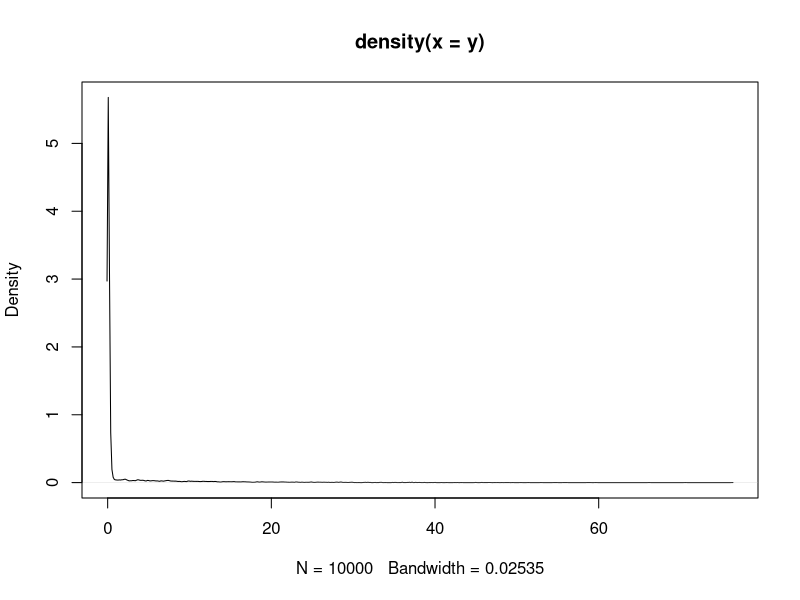

This chart was generated by the following R code: (Note: a time limit stopped this script after it produced the figure.)
library(magrittr)


# k-Mixture Exponential Model
k = 2

# Data Generation
n = 10000
pi.TRUE     = c(0.2, 0.8)
lambda.TRUE = c(0.1, 10)

set.seed(1)
z.TRUE = sample(1:k, size = n, replace = T, prob = pi.TRUE)
y = sapply(z.TRUE, function(z) rexp(1, lambda.TRUE[z]))

plot(density(y))


##################################################
# EM Algorithm
# (1) Set initial values (by k-means)
set.seed(1)
cluster.kmeans = kmeans(y, centers = k)
init = list(pi = as.numeric(table(cluster.kmeans$cluster)/n)[order(cluster.kmeans$centers[,1])],
            lambda = as.numeric(1/sort(cluster.kmeans$centers[,1])))

# (2) Algorithm
mixture_exponential <- function(y, init, tol = 1e-05, max.iter = 5000) {
  n = length(y)
  k = length(init$pi)
  
  # E-step
  pi_after      = init$pi
  lambda_after  = init$lambda
  
  # M-step
  pi_before     = numeric(k)
  lambda_before = numeric(k)
  
  iter = 0
  while ((any(abs(lambda_before - lambda_after)/(lambda_before + 1e-04) > tol) | any(abs(pi_before - pi_after)/(pi_before + 1e-04) > tol)) & iter < max.iter) {
    # E-step
    pi_before = pi_after
    lambda_before = lambda_after
    w = t(replicate(n, pi_before)) * outer(y, lambda_before, dexp) / replicate(k, rowSums(t(replicate(n, pi_before)) * outer(y, lambda_before, dexp)))
    
    # M-step
    pi_after = colSums(w)/n
    lambda_after = colSums(w)/colSums(w*y)
    iter <- iter + 1
    
    cat('Iteration: ', iter, '\n')
  }
  
  # log likelihood
  w = t(replicate(n, pi_after)) * outer(y, lambda_after, dexp) / replicate(k, rowSums(t(replicate(n, pi_after)) * outer(y, lambda_after, dexp)))
  loglik = sum(w * log(t(replicate(n, pi_after)) * outer(y, lambda_after, dexp)))
  
  return(list(iter = iter, loglik = loglik, init = init, pi = pi_after, lambda = lambda_after, iter = iter, n = n, k = k, max.iter = max.iter))
}

# (3) Execute iteration

#----------------------k=2, n=10000-------------------------#
re1 = unlist(mixture_exponential(y, init,  max.iter = 1))
re2 = unlist(mixture_exponential(y, init,  max.iter = 3))
re3 = unlist(mixture_exponential(y, init,  max.iter = 100))

#----------------------k=2, n=1000-------------------------#
n = 1000
pi.TRUE     = c(0.2, 0.8)
lambda.TRUE = c(0.1, 10)

set.seed(1)
z.TRUE = sample(1:k, size = n, replace = T, prob = pi.TRUE)
y = sapply(z.TRUE, function(z) rexp(1, lambda.TRUE[z]))
set.seed(1)
cluster.kmeans = kmeans(y, centers = k)
init = list(pi = as.numeric(table(cluster.kmeans$cluster)/n)[order(cluster.kmeans$centers[,1])],
            lambda = as.numeric(1/sort(cluster.kmeans$centers[,1])))
re4 = unlist(mixture_exponential(y, init,  max.iter = 1))
re5 = unlist(mixture_exponential(y, init,  max.iter = 3))
re6 = unlist(mixture_exponential(y, init,  max.iter = 100))

k2 = rbind(re1, re2, re3, re4, re5, re6)


#----------------------k=3, n=10000-------------------------#
k = 3
n = 10000
pi.TRUE     = c(0.2, 0.4, 0.4)
lambda.TRUE = c(0.1, 5, 20)

set.seed(1)
z.TRUE = sample(1:k, size = n, replace = T, prob = pi.TRUE)
y = sapply(z.TRUE, function(z) rexp(1, lambda.TRUE[z]))
set.seed(1)
cluster.kmeans = kmeans(y, centers = k)
init = list(pi = as.numeric(table(cluster.kmeans$cluster)/n)[order(cluster.kmeans$centers[,1])],
            lambda = as.numeric(1/sort(cluster.kmeans$centers[,1])))
re7 = unlist(mixture_exponential(y, init,  max.iter = 5))
re8 = unlist(mixture_exponential(y, init,  max.iter = 30))
re9 = unlist(mixture_exponential(y, init,  max.iter = 1000))

#----------------------k=3, n=1000-------------------------#
k = 3
n = 1000
pi.TRUE     = c(0.2, 0.4, 0.4)
lambda.TRUE = c(0.1, 5, 20)

set.seed(1)
z.TRUE = sample(1:k, size = n, replace = T, prob = pi.TRUE)
y = sapply(z.TRUE, function(z) rexp(1, lambda.TRUE[z]))
set.seed(1)
cluster.kmeans = kmeans(y, centers = k)
init = list(pi = as.numeric(table(cluster.kmeans$cluster)/n)[order(cluster.kmeans$centers[,1])],
            lambda = as.numeric(1/sort(cluster.kmeans$centers[,1])))
re10 = unlist(mixture_exponential(y, init,  max.iter = 5))
re11 = unlist(mixture_exponential(y, init,  max.iter = 30))
re12 = unlist(mixture_exponential(y, init,  max.iter = 1000))

k3 = rbind(re7, re8, re9, re10, re11, re12)


#----------------------k=4, n=10000-------------------------#
k = 4
n = 10000
pi.TRUE     = c(0.2, 0.1, 0.3, 0.4)
lambda.TRUE = c(0.05, 0.5, 5, 50)

set.seed(1)
z.TRUE = sample(1:k, size = n, replace = T, prob = pi.TRUE)
y = sapply(z.TRUE, function(z) rexp(1, lambda.TRUE[z]))
set.seed(1)
cluster.kmeans = kmeans(y, centers = k)
init = list(pi = as.numeric(table(cluster.kmeans$cluster)/n)[order(cluster.kmeans$centers[,1])],
            lambda = as.numeric(1/sort(cluster.kmeans$centers[,1])))
re13 = unlist(mixture_exponential(y, init,  max.iter = 1))
re14 = unlist(mixture_exponential(y, init,  max.iter = 5))

#----------------------k=4, n=1000-------------------------#
k = 4
n = 1000
pi.TRUE     = c(0.2, 0.1, 0.3, 0.4)
lambda.TRUE = c(0.05, 0.5, 5, 50)

set.seed(1)
z.TRUE = sample(1:k, size = n, replace = T, prob = pi.TRUE)
y = sapply(z.TRUE, function(z) rexp(1, lambda.TRUE[z]))
set.seed(1)
cluster.kmeans = kmeans(y, centers = k)
init = list(pi = as.numeric(table(cluster.kmeans$cluster)/n)[order(cluster.kmeans$centers[,1])],
            lambda = as.numeric(1/sort(cluster.kmeans$centers[,1])))
re15 = unlist(mixture_exponential(y, init,  max.iter = 1))
re16 = unlist(mixture_exponential(y, init,  max.iter = 5))

k4 = rbind(re13, re14, re15, re16)


# Then we want to see what will happen if we remove NaN
mixture_exponential <- function(y, init, tol = 1e-05, max.iter = 5000) {
  n = length(y)
  k = length(init$pi)
  
  # E-step
  pi_after      = init$pi
  lambda_after  = init$lambda
  
  # M-step
  pi_before     = numeric(k)
  lambda_before = numeric(k)
  
  iter = 0
  while ((any(abs(lambda_before - lambda_after)/(lambda_before + 1e-04) > tol) | any(abs(pi_before - pi_after)/(pi_before + 1e-04) > tol)) & iter < max.iter) {
    # E-step
    pi_before = pi_after
    lambda_before = lambda_after
    w = t(replicate(n, pi_before)) * outer(y, lambda_before, dexp) / replicate(k, rowSums(t(replicate(n, pi_before)) * outer(y, lambda_before, dexp)))
    
    # M-step
    pi_after = colSums(w)/n
    lambda_after = colSums(w)/colSums(w*y)
    iter <- iter + 1
    
    cat('Iteration: ', iter, '\n')
  }
  
  # log likelihood
  w = t(replicate(n, pi_after)) * outer(y, lambda_after, dexp) / replicate(k, rowSums(t(replicate(n, pi_after)) * outer(y, lambda_after, dexp)))
  loglik = sum(w * log(t(replicate(n, pi_after)) * outer(y, lambda_after, dexp)), na.rm = T)
  
  return(list(iter = iter, loglik = loglik, init = init, pi = pi_after, lambda = lambda_after, iter = iter, n = n, k = k, max.iter = max.iter))
}

#----------------------k=2, n=10000-------------------------#
n = 10000
k = 2
pi.TRUE     = c(0.2, 0.8)
lambda.TRUE = c(0.1, 10)

set.seed(1)
z.TRUE = sample(1:k, size = n, replace = T, prob = pi.TRUE)
y = sapply(z.TRUE, function(z) rexp(1, lambda.TRUE[z]))
set.seed(1)
cluster.kmeans = kmeans(y, centers = k)
init = list(pi = as.numeric(table(cluster.kmeans$cluster)/n)[order(cluster.kmeans$centers[,1])],
            lambda = as.numeric(1/sort(cluster.kmeans$centers[,1])))
re17 = unlist(mixture_exponential(y, init,  max.iter = 1))
re18 = unlist(mixture_exponential(y, init,  max.iter = 3))
re19 = unlist(mixture_exponential(y, init,  max.iter = 100))

#----------------------k=2, n=1000-------------------------#
n = 1000
pi.TRUE     = c(0.2, 0.8)
lambda.TRUE = c(0.1, 10)

set.seed(1)
z.TRUE = sample(1:k, size = n, replace = T, prob = pi.TRUE)
y = sapply(z.TRUE, function(z) rexp(1, lambda.TRUE[z]))
set.seed(1)
cluster.kmeans = kmeans(y, centers = k)
init = list(pi = as.numeric(table(cluster.kmeans$cluster)/n)[order(cluster.kmeans$centers[,1])],
            lambda = as.numeric(1/sort(cluster.kmeans$centers[,1])))
re20 = unlist(mixture_exponential(y, init,  max.iter = 1))
re21 = unlist(mixture_exponential(y, init,  max.iter = 3))
re22 = unlist(mixture_exponential(y, init,  max.iter = 100))

k2_removena = rbind(re17, re18, re19, re20, re21, re22)


#----------------------k=3, n=10000-------------------------#
k = 3
n = 10000
pi.TRUE     = c(0.2, 0.4, 0.4)
lambda.TRUE = c(0.1, 5, 20)

set.seed(1)
z.TRUE = sample(1:k, size = n, replace = T, prob = pi.TRUE)
y = sapply(z.TRUE, function(z) rexp(1, lambda.TRUE[z]))
set.seed(1)
cluster.kmeans = kmeans(y, centers = k)
init = list(pi = as.numeric(table(cluster.kmeans$cluster)/n)[order(cluster.kmeans$centers[,1])],
            lambda = as.numeric(1/sort(cluster.kmeans$centers[,1])))
re23 = unlist(mixture_exponential(y, init,  max.iter = 5))
re24 = unlist(mixture_exponential(y, init,  max.iter = 30))
re25 = unlist(mixture_exponential(y, init,  max.iter = 1000))

#----------------------k=3, n=1000-------------------------#
k = 3
n = 1000
pi.TRUE     = c(0.2, 0.4, 0.4)
lambda.TRUE = c(0.1, 5, 20)

set.seed(1)
z.TRUE = sample(1:k, size = n, replace = T, prob = pi.TRUE)
y = sapply(z.TRUE, function(z) rexp(1, lambda.TRUE[z]))
set.seed(1)
cluster.kmeans = kmeans(y, centers = k)
init = list(pi = as.numeric(table(cluster.kmeans$cluster)/n)[order(cluster.kmeans$centers[,1])],
            lambda = as.numeric(1/sort(cluster.kmeans$centers[,1])))
re26 = unlist(mixture_exponential(y, init,  max.iter = 5))
re27 = unlist(mixture_exponential(y, init,  max.iter = 30))
re28 = unlist(mixture_exponential(y, init,  max.iter = 1000))

k3_removena = rbind(re23, re24, re25, re26, re27, re28)


#----------------------k=4, n=10000-------------------------#
k = 4
n = 10000
pi.TRUE     = c(0.2, 0.1, 0.3, 0.4)
lambda.TRUE = c(0.05, 0.5, 5, 50)

set.seed(1)
z.TRUE = sample(1:k, size = n, replace = T, prob = pi.TRUE)
y = sapply(z.TRUE, function(z) rexp(1, lambda.TRUE[z]))
set.seed(1)
cluster.kmeans = kmeans(y, centers = k)
init = list(pi = as.numeric(table(cluster.kmeans$cluster)/n)[order(cluster.kmeans$centers[,1])],
            lambda = as.numeric(1/sort(cluster.kmeans$centers[,1])))
re29 = unlist(mixture_exponential(y, init,  max.iter = 1))
re30 = unlist(mixture_exponential(y, init,  max.iter = 5))

#----------------------k=4, n=1000-------------------------#
k = 4
n = 1000
pi.TRUE     = c(0.2, 0.1, 0.3, 0.4)
lambda.TRUE = c(0.05, 0.5, 5, 50)

set.seed(1)
z.TRUE = sample(1:k, size = n, replace = T, prob = pi.TRUE)
y = sapply(z.TRUE, function(z) rexp(1, lambda.TRUE[z]))
set.seed(1)
cluster.kmeans = kmeans(y, centers = k)
init = list(pi = as.numeric(table(cluster.kmeans$cluster)/n)[order(cluster.kmeans$centers[,1])],
            lambda = as.numeric(1/sort(cluster.kmeans$centers[,1])))
re31 = unlist(mixture_exponential(y, init,  max.iter = 1))
re32 = unlist(mixture_exponential(y, init,  max.iter = 5))

k4_removena = rbind(re29, re30, re31, re32)
